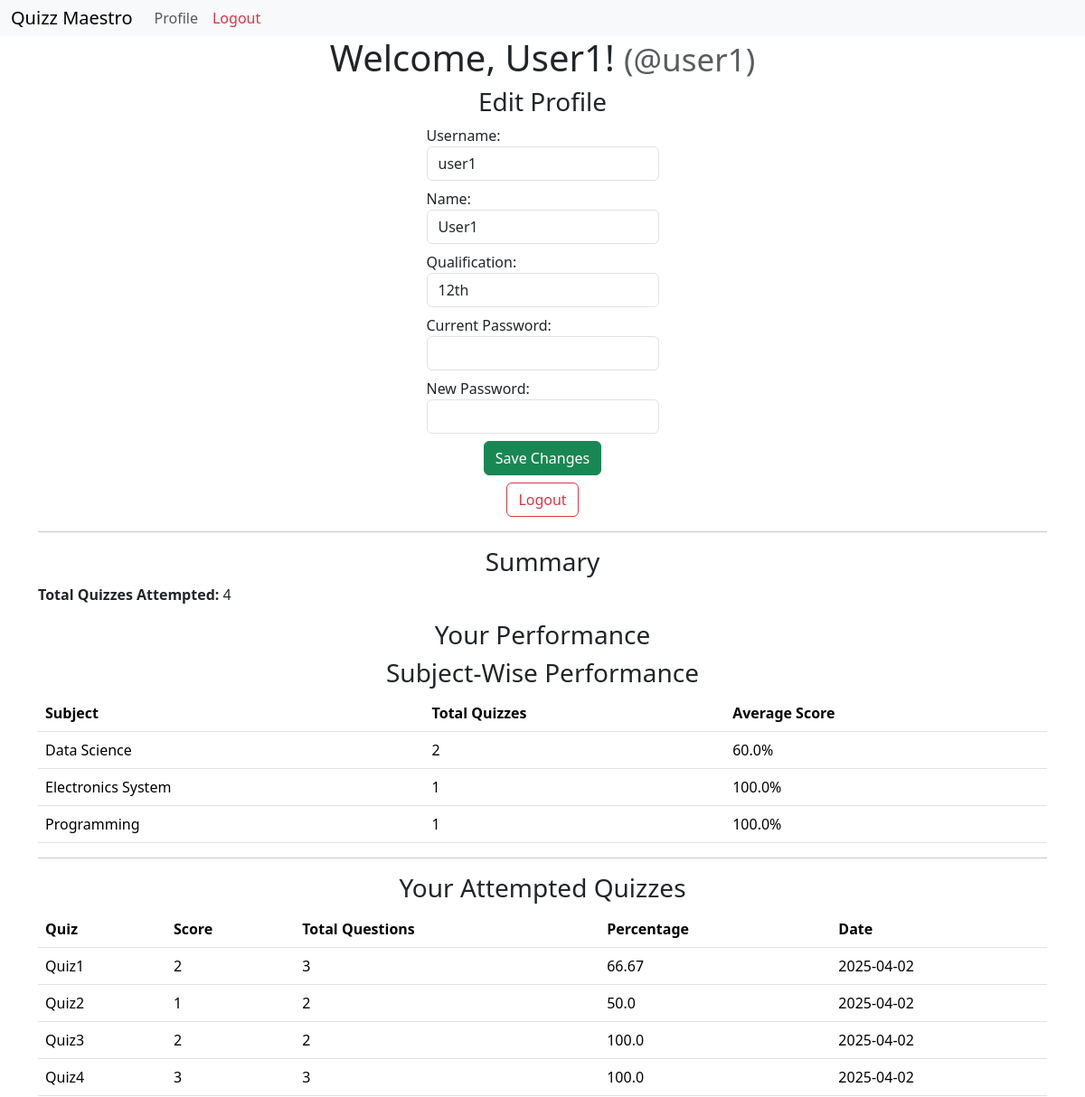
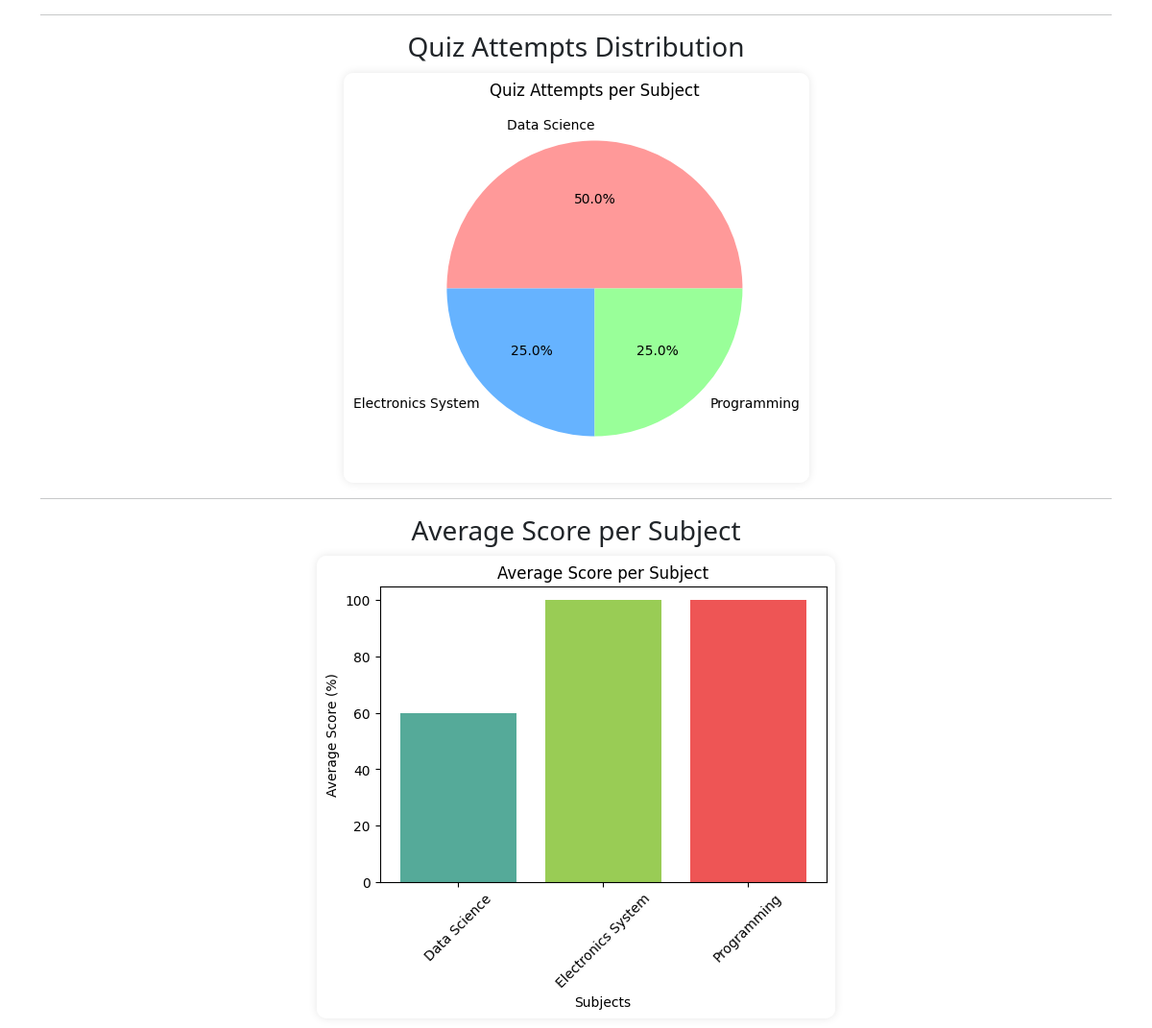
The page /profile (signed in) on the database its author committed (2 pictures, top to bottom).
### models.py (models this page shows, shortened)
class User(db.Model):
    __tablename__ = 'user'
    id = db.Column(db.Integer, primary_key=True)
    username = db.Column(db.String(40), unique=True, nullable=False)
    passhash = db.Column(db.String(512), nullable=False)
    name = db.Column(db.String(80), nullable=True)
    qualification = db.Column(db.String(80), nullable=True)
    dob = db.Column(db.Date, nullable=True)
    is_admin = db.Column(db.Boolean, nullable=False, default=False)
    @property
    def password(self):
        raise AttributeError('password is not a readable attribute')

class Subject(db.Model):
    id = db.Column(db.Integer, primary_key=True)
    name = db.Column(db.String(80), nullable=False)
    description = db.Column(db.String(200), nullable=True)
    chapters = db.relationship('Chapter', backref='subject', lazy=True)

class QuizAttempt(db.Model):
    id = db.Column(db.Integer, primary_key=True)
    user_id = db.Column(db.Integer, db.ForeignKey('user.id'), nullable=False)
    quiz_id = db.Column(db.Integer, db.ForeignKey('quiz.id', ondelete="CASCADE"), nullable=False)
    score = db.Column(db.Integer, nullable=False)
    total_questions = db.Column(db.Integer, nullable=False, default=0)
    date_attempted = db.Column(db.DateTime, default=datetime.utcnow())
    quiz = db.relationship('Quiz', back_populates="attempts")
    user = db.relationship('User', backref='quiz_attempts')

class Quiz(db.Model):
    id = db.Column(db.Integer, primary_key=True)
    title = db.Column(db.String(100), nullable=False)
    quiz_date = db.Column(db.Date, nullable=False)
    duration = db.Column(db.Integer, nullable=False, default=30)
    chapter_id = db.Column(db.Integer, db.ForeignKey('chapter.id', ondelete = 'CASCADE'), nullable=False)
    attempts = db.relationship('QuizAttempt', back_populates="quiz")

### routes.py (the view)
@app.route('/profile')
@auth_required
def profile():
    user_id = session.get('user_id')
    if not user_id:
        return redirect(url_for('login'))
    user = User.query.get(user_id)
    if not user:
        return "User not found", 404
    quiz_attempts = QuizAttempt.query.filter_by(user_id=user_id).all()
    subject_analysis = {}
    attempted_quizzes = []
    for attempt in quiz_attempts:
        quiz = Quiz.query.get(attempt.quiz_id)
        chapter = Chapter.query.get(quiz.chapter_id) if quiz else None
        subject = Subject.query.get(chapter.subject_id) if chapter else None
        attempted_quizzes.append({
            "quiz_title": quiz.title,
            "score": attempt.score,
            "total_questions": attempt.total_questions,
            "date_attempted": attempt.date_attempted.strftime('%Y-%m-%d')
        })
        if subject:
            if subject.name not in subject_analysis:
                subject_analysis[subject.name] = {'total_quizzes': 0, 'total_score': 0, 'total_questions': 0}
            subject_analysis[subject.name]['total_quizzes'] += 1
            subject_analysis[subject.name]['total_score'] += attempt.score
            subject_analysis[subject.name]['total_questions'] += attempt.total_questions
    for subject in subject_analysis:
        if subject_analysis[subject]['total_questions'] > 0:
            subject_analysis[subject]['average_score'] = (
                subject_analysis[subject]['total_score'] / subject_analysis[subject]['total_questions']
            )
        else:
            subject_analysis[subject]['average_score'] = 0
    pie_chart = None
    if subject_analysis:
        labels = list(subject_analysis.keys())
        values = [data['total_quizzes'] for data in subject_analysis.values()]
        plt.figure(figsize=(5, 5))
        plt.pie(values, labels=labels, autopct='%1.1f%%',
                colors=['#ff9999','#66b3ff','#99ff99','#ffcc99'])
        plt.title("Quiz Attempts per Subject")
        pie_img = io.BytesIO()
        plt.savefig(pie_img, format='png', bbox_inches="tight")
        pie_img.seek(0)
        pie_chart = base64.b64encode(pie_img.getvalue()).decode()
        plt.close()
    bar_chart = None
    if subject_analysis:
        labels = list(subject_analysis.keys())
        values = [data['average_score'] * 100 for data in subject_analysis.values()]
        plt.figure(figsize=(6, 4))
        plt.bar(labels, values, color=['#5a9', '#9c5', '#e55', '#77f'])
        plt.xlabel("Subjects")
        plt.ylabel("Average Score (%)")
        plt.title("Average Score per Subject")
        plt.xticks(rotation=45)
        bar_img = io.BytesIO()
        plt.savefig(bar_img, format='png', bbox_inches="tight")
        bar_img.seek(0)
        bar_chart = base64.b64encode(bar_img.getvalue()).decode()
        plt.close()
    return render_template(
        'profile.html',
        user=user,
        attempted_quizzes=quiz_attempts,
        subject_analysis=subject_analysis,
        pie_chart=pie_chart,
        bar_chart=bar_chart
    )

### routes.py (called while the page is built)
def auth_required(func):
    @wraps(func)
    def inner(*args, **kwargs):
        if 'user_id' not in session:
            flash('Please login to continue')
            return redirect(url_for('login'))
        return func(*args, **kwargs)
    return inner

### templates/profile.html (shortened to what this page needs)
{% extends 'layout.html' %}
{% block content %}
<h1>
  Welcome, {{ user.name }}!
  <small class="text-muted">(@{{ user.username }})</small>
</h1>
<h3>Edit Profile</h3>
<form action="" method="post">
  <label for="username" class="form-label">Username:
    <input type="text" name="username" id="username" class="form-control" required value="{{ user.username }}" />
  </label>
  <label for="name" class="form-label">Name:
    <input type="text" name="name" id="name" class="form-control" required value="{{ user.name }}" />
  </label>
  <label for="qualification" class="form-label">Qualification:
    <input type="text" name="qualification" id="qualification" class="form-control" required value="{{ user.qualification }}" />
  </label>
  <label for="cpassword" class="form-label">Current Password:
    <input type="password" name="cpassword" id="cpassword" class="form-control" required />
  </label>
  <label for="password" class="form-label">New Password:
    <input type="password" name="password" id="password" class="form-control" />
  </label>
  <input type="submit" value="Save Changes" class="btn btn-success" />
  <a href="{{ url_for('logout') }}" class="btn btn-outline-danger mt-2">Logout</a>
</form>
<hr />
{% if not user.is_admin %}
  <h3>Summary</h3>
  <p><strong>Total Quizzes Attempted:</strong> {{ attempted_quizzes|length }}</p>
  {% if attempted_quizzes %}
  <h3>Your Performance</h3>
  {% else %}
  <p>No quiz performance data available.</p>
  {% endif %}
    <h3>Subject-Wise Performance</h3>
    {% if subject_analysis %}
    <table class="table custom-table">
        <thead>
            <tr>
                <th>Subject</th>
                <th>Total Quizzes</th>
                <th>Average Score</th>
            </tr>
        </thead>
        <tbody>
            {% for subject, data in subject_analysis.items() %}
            <tr>
                <td>{{ subject }}</td>
                <td>{{ data.total_quizzes }}</td>
                <td>{{ (data.average_score * 100)|round(2) }}%</td>
            </tr>
            {% endfor %}
        </tbody>
    </table>
    {% else %}
    <p class="no-data">No subject-wise data available.</p>
    {% endif %}
    <hr>
    <h3>Your Attempted Quizzes</h3>
    {% if attempted_quizzes %}
    <table class="table">
      <thead>
        <tr>
          <th>Quiz</th>
          <th>Score</th>
          <th>Total Questions</th>
          <th>Percentage</th>
          <th>Date</th>
        </tr>
      </thead>
      <tbody>
        {% for attempt in attempted_quizzes %}
        <tr>
          <td>
            {% if attempt.quiz %}
              {{ attempt.quiz.title }}
            {% else %}
              <em>Deleted Quiz</em>
            {% endif %}
          </td>
          <td>{{ attempt.score }}</td>
          <td>
            {% if attempt.total_questions %}
              {{ attempt.total_questions }}
            {% else %}
              N/A
            {% endif %}
          </td>
          <td>
            {% if attempt.total_questions %}
              {{ ((attempt.score/attempt.total_questions)*100)|round(2) }}
            {% else %}
              N/A
            {% endif %}
          </td>
          <td>{{ attempt.date_attempted.strftime('%Y-%m-%d') }}</td>
        </tr>
        {% endfor %}
      </tbody>
    </table>
    {% else %}
    <p>No quizzes attempted yet.</p>
    {% endif %}
    <hr />
    <h3>Quiz Attempts Distribution</h3>
    {% if subject_analysis %}
    <img alt="Quiz Attempts per Subject" class="chart-img">
    {% else %}
    <p class="no-data">No data available for quiz attempts.</p>
    {% endif %}
    <hr>
    <h3>Average Score per Subject</h3>
    {% if subject_analysis %}
    <img alt="Average Score per Subject" class="chart-img">
    {% else %}
    <p class="no-data">No data available for average scores.</p>
    {% endif %}
</div>
{% endif %}
{% endblock %}

### templates/layout.html (shortened to what this page needs)
<!DOCTYPE html>
<html lang="en">
<head>
    <link href="https://cdn.jsdelivr.net/npm/bootstrap@5.3.3/dist/css/bootstrap.min.css" rel="stylesheet">
    <link rel="stylesheet" href="https://cdnjs.cloudflare.com/ajax/libs/font-awesome/6.7.2/css/all.min.css">
</head>
<body>
    {% include 'nav.html' %}
<div class="container">
    {% block content %}
    {% endblock %}
</body>
</html>

### templates/nav.html (shortened to what this page needs)
<nav class="navbar navbar-expand-lg bg-body-tertiary">
    <div class="container-fluid">
        <a href="{{ url_for('admin') }}" class="navbar-brand">Quizz Maestro</a>
        <div class="collapse navbar-collapse" id="navbarNav">
            <ul class="navbar-nav">
              {% if 'user_id' in session %}
                    <li class="nav-item">
                        <a class="nav-link" href="{{ url_for('profile') }}">Profile</a>
                    </li>
                    <li class="nav-item">
                        <a class="nav-link text-danger" href="{{ url_for('logout') }}">Logout</a>
                    </li>
                {% endif %}
            </ul>
        </div>
    </div>
</nav>

### templates/layout.html (style rules this page uses)
body { margin : 0; padding: 0; }

### templates/profile.html (style rules this page uses)
form { display: flex; flex-direction: column; align-items: center; }
h1, h3 { text-align: center; }
.chart-img { display: block; max-width: 100%; margin: 10px auto; border-radius: 10px; box-shadow: 0px 0px 10px rgba(0, 0, 0, 0.1); }

### templates/nav.html (style rules this page uses)
.navbar { width: 100%; padding: 0; }

### rows shown on the page
User: name "User1", username "user1", qualification "12th"
Subject: name "Data Science", total_quizzes "2", average_score "60.0"
Subject: name "Electronics System", total_quizzes "1", average_score "100.0"
Subject: name "Programming", total_quizzes "1", average_score "100.0"
QuizAttempt: quiz "Quiz1", score "2", total_questions "3", ((attempt.score/attempt.total_questions)*100)|round(2) "66.67", date_attempted "2025-04-02"
QuizAttempt: quiz "Quiz2", score "1", total_questions "2", ((attempt.score/attempt.total_questions)*100)|round(2) "50.0", date_attempted "2025-04-02"
QuizAttempt: quiz "Quiz3", score "2", total_questions "2", ((attempt.score/attempt.total_questions)*100)|round(2) "100.0", date_attempted "2025-04-02"
QuizAttempt: quiz "Quiz4", score "3", total_questions "3", ((attempt.score/attempt.total_questions)*100)|round(2) "100.0", date_attempted "2025-04-02"

### other values the page prints
{{ attempted_quizzes|length }} "4"
